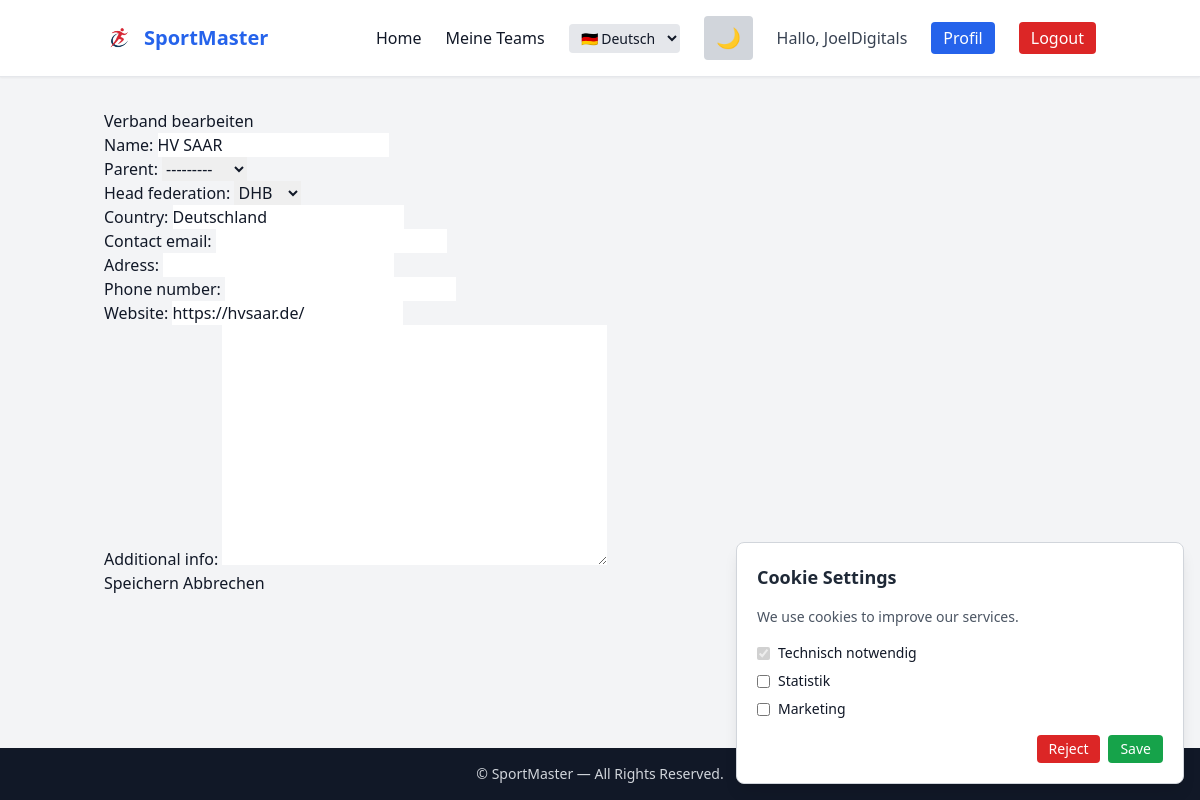
The app's page /federation/hv-saar/edit/ (signed in) with its own data.
### accounts/models.py (models this page shows, shortened)
class CustomUser(AbstractUser):
    ROLE_CHOICES = [
        ("player", "Player"),
        ("referee", "Referee"),
        ("timekeeper", "Timekeeper / Secretary"),
        ("coach", "Coach"),
        ("club_admin", "Club Admin"),
        ("federation_admin", "Federation Admin"),
        ("global_admin", "Global Admin"),
    ]
    role = models.CharField(max_length=30, choices=ROLE_CHOICES, default="player")
    short_id = models.CharField(max_length=12, unique=True, null=True, blank=True)
    club = models.ForeignKey("club.Club", null=True, blank=True, on_delete=models.SET_NULL)
    federation = models.ForeignKey("federation.Federation", null=True, blank=True, on_delete=models.SET_NULL)

### federation/models.py (models this page shows, shortened)
class Federation(models.Model):
    name = models.CharField(max_length=255)
    parent = models.ForeignKey("self", null=True, blank=True, on_delete=models.SET_NULL)
    country = models.CharField(max_length=100, blank=True)
    contact_email = models.EmailField(null=True,blank=True)
    slug = models.SlugField(unique=True)
    created_at = models.DateTimeField(auto_now_add=True)
    updated_at = models.DateTimeField(auto_now=True)
    additional_info = models.TextField(null=True, blank=True)
    adress = models.CharField(max_length=255, null=True, blank=True)
    phone_number = models.CharField(max_length=20, null=True, blank=True)
    website = models.URLField(null=True, blank=True)
    head_federation = models.ForeignKey(Head_Federation, null=True, blank=True, on_delete=models.SET_NULL)
    sport = models.ForeignKey(Sport, on_delete=models.SET_NULL, null=True)
    def __str__(self):
        return self.name

class Head_Federation(models.Model):
    name = models.CharField(max_length=255)
    parent = models.ForeignKey("self", null=True, blank=True, on_delete=models.SET_NULL)
    country = models.CharField(max_length=100, blank=True)
    contact_email = models.EmailField(null=True,blank=True)
    slug = models.SlugField(unique=True)
    created_at = models.DateTimeField(auto_now_add=True)
    updated_at = models.DateTimeField(auto_now=True)
    additional_info = models.TextField(null=True, blank=True)
    adress = models.CharField(max_length=255, null=True, blank=True)
    phone_number = models.CharField(max_length=20, null=True, blank=True)
    website = models.URLField(null=True, blank=True)
    sport = models.ForeignKey(Sport, on_delete=models.SET_NULL, null=True)
    def __str__(self):
        return self.name

### federation/views.py (the view)
# urls.py: path("<slug:slug>/edit/", views.federation_edit, name="federation_edit"),
@login_required
def federation_edit(request, slug):
    federation = get_object_or_404(Federation, slug=slug)
    if request.method == "POST":
        form = FederationForm(request.POST, instance=federation)
        if form.is_valid():
            fed = form.save(commit=False)
            fed.slug = slugify(fed.name)
            fed.save()
            messages.success(request, "Verband aktualisiert!")
            return redirect("federation_detail", slug=fed.slug)
    else:
        form = FederationForm(instance=federation)
    return render(request, "federation/federation_form.html", {"form": form, "title": "Verband bearbeiten"})

### federation/forms.py
class FederationForm(forms.ModelForm):
    class Meta:
        model = Federation
        fields = [
            "name",
            "parent",
            "head_federation",
            "country",
            "contact_email",
            "adress",
            "phone_number",
            "website",
            "additional_info",
        ]

### federation/templates/federation/federation_form.html (shortened to what this page needs)
{% extends "base.html" %}
{% block content %}
<h1>{{ title }}</h1>
<form method="POST">
    {{ form.as_p }}
    <button class="btn btn-success" type="submit">Speichern</button>
    <a class="btn btn-secondary" href="{% url 'federation_list' %}">Abbrechen</a>
</form>
{% endblock %}

### accounts/templates/base.html (shortened to what this page needs)
{% load static %}
<!DOCTYPE html>
<html lang="{{ LANGUAGE_CODE|default:'de' }}" class="scroll-smooth">
<head>
    <script src="https://cdn.tailwindcss.com"></script>
</head>
<body class="bg-gray-100 dark:bg-gray-900 text-gray-900 dark:text-gray-200 min-h-screen flex flex-col transition-colors">
<nav class="bg-white dark:bg-gray-800 border-b border-gray-200 dark:border-gray-700 shadow-sm">
  <div class="container mx-auto px-4 py-4 flex items-center justify-between">
    <a href="{% url 'home' %}" class="flex items-center gap-2 text-xl font-bold text-blue-600 dark:text-blue-400">
        <img src="{% static 'images/logo.png' %}" class="h-8 w-auto">
        SportMaster
    </a>
    <div class="hidden md:flex items-center gap-6">
        <a href="{% url 'home' %}" class="hover:text-blue-500 dark:hover:text-blue-300 transition">Home</a>
        {% if user.is_authenticated %}
            <a href="{% url 'team_list' %}" class="hover:text-blue-500 dark:hover:text-blue-300 transition">Meine Teams</a>
        {% endif %}
        <select id="langSelector"
            class="bg-gray-200 dark:bg-gray-700 text-sm px-2 py-1 rounded focus:outline-none">
            <option value="de" {% if LANGUAGE_CODE == 'de' %}selected{% endif %}>🇩🇪 Deutsch</option>
        </select>
        <button id="themeToggle"
            class="px-3 py-2 rounded bg-gray-300 dark:bg-gray-700 hover:bg-gray-400 dark:hover:bg-gray-600 text-xl transition">
        </button>
        {% if user.is_authenticated %}
            <span class="text-gray-700 dark:text-gray-300">Hallo, {{ user.username }}</span>
            <a href="{% url 'profile' %}" class="px-3 py-1 rounded bg-blue-600 text-white hover:bg-blue-700 transition">Profil</a>
            <a href="{% url 'logout' %}" class="px-3 py-1 rounded bg-red-600 text-white hover:bg-red-700 transition">Logout</a>
        {% else %}
            <a href="{% url 'login' %}" class="px-3 py-1 rounded bg-blue-600 text-white hover:bg-blue-700 transition">Login</a>
            <a href="{% url 'register' %}" class="px-3 py-1 rounded bg-green-600 text-white hover:bg-green-700 transition">Registrieren</a>
        {% endif %}
    </div>
  </div>
</nav>
<div id="cookieBanner"
    class="fixed bottom-4 right-4 w-full max-w-md bg-white dark:bg-gray-800 shadow-lg border border-gray-300 dark:border-gray-700 p-5 rounded-lg space-y-4 hidden">
    <h3 class="text-lg font-semibold text-gray-800 dark:text-gray-200">
        {% if LANGUAGE_CODE == "de" %} Cookie-Einstellungen {% else %} Cookie Settings {% endif %}
    </h3>
    <p class="text-sm text-gray-600 dark:text-gray-300">
        {% if LANGUAGE_CODE == 'de' %}
            Wir verwenden Cookies, um unsere Dienste zu verbessern.
        {% else %}
            We use cookies to improve our services.
        {% endif %}
    </p>
    <div class="space-y-2 text-sm">
        <label class="flex items-center gap-2">
            <input type="checkbox" checked disabled>
            <span>Technisch notwendig</span>
        </label>
        <label class="flex items-center gap-2">
            <input type="checkbox" id="cookieStats">
            <span>Statistik</span>
        </label>
        <label class="flex items-center gap-2">
            <input type="checkbox" id="cookieMarketing">
            <span>Marketing</span>
        </label>
    </div>
    <div class="flex justify-end gap-2">
        <button id="rejectCookies"
                class="px-3 py-1 rounded bg-red-600 text-white hover:bg-red-700 text-sm">
            {% if LANGUAGE_CODE == 'de' %} Ablehnen {% else %} Reject {% endif %}
        </button>
        <button id="acceptCookies"
                class="px-3 py-1 rounded bg-green-600 text-white hover:bg-green-700 text-sm">
            {% if LANGUAGE_CODE == 'de' %} Speichern {% else %} Save {% endif %}
        </button>
    </div>
</div>
<main class="flex-grow container mx-auto px-4 py-8">
    {% block content %}{% endblock %}
</main>
<footer class="bg-gray-900 dark:bg-black text-gray-300 text-center py-4 text-sm mt-10">
  &copy; {{ now|date:"Y" }} SportMaster — All Rights Reserved.
</footer>
</body>
</html>

### records on screen
CustomUser: username "JoelDigitals"
Federation: name "HV SAAR", parent "---------", head_federation "DHB", country "Deutschland", website "https://hvsaar.de/"

### other values on screen
{{ title }} "Verband bearbeiten"
